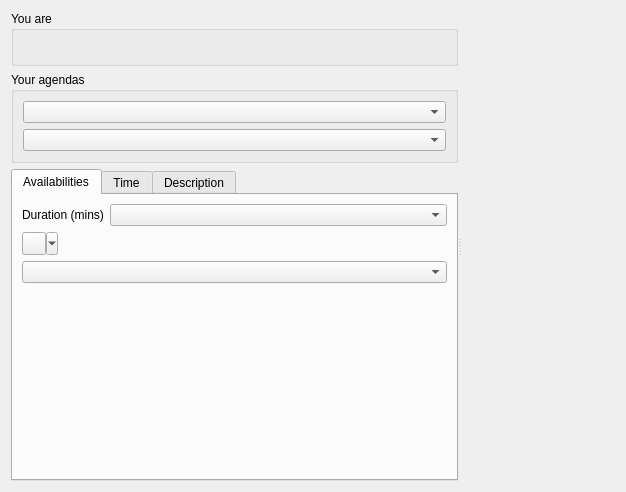
<?xml version="1.0" encoding="UTF-8"?>
<ui version="4.0">
 <class>Agenda::Internal::UserAgendasViewer</class>
 <widget class="QWidget" name="Agenda::Internal::UserAgendasViewer">
  <property name="geometry">
   <rect>
    <x>0</x>
    <y>0</y>
    <width>626</width>
    <height>492</height>
   </rect>
  </property>
  <property name="windowTitle">
   <string>Form</string>
  </property>
  <layout class="QGridLayout" name="gridLayout_3">
   <item row="0" column="0">
    <widget class="QSplitter" name="splitter">
     <property name="orientation">
      <enum>Qt::Horizontal</enum>
     </property>
     <widget class="QWidget" name="layoutWidget">
      <layout class="QVBoxLayout" name="leftVerticalLayout">
       <item>
        <widget class="QGroupBox" name="groupBox">
         <property name="title">
          <string>You are</string>
         </property>
         <layout class="QGridLayout" name="gridLayout">
          <item row="0" column="0">
           <widget class="QLabel" name="userNameLabel">
            <property name="font">
             <font>
              <weight>75</weight>
              <bold>true</bold>
             </font>
            </property>
            <property name="toolTip">
             <string notr="true"/>
            </property>
            <property name="wordWrap">
             <bool>true</bool>
            </property>
           </widget>
          </item>
         </layout>
        </widget>
       </item>
       <item>
        <widget class="QGroupBox" name="groupBox_2">
         <property name="title">
          <string>Your agendas</string>
         </property>
         <layout class="QGridLayout" name="gridLayout_2">
          <item row="0" column="0">
           <widget class="QComboBox" name="usersDelegatedCombo"/>
          </item>
          <item row="1" column="0">
           <widget class="QComboBox" name="availableAgendasCombo"/>
          </item>
         </layout>
        </widget>
       </item>
       <item>
        <widget class="QTabWidget" name="tabWidget">
         <property name="currentIndex">
          <number>0</number>
         </property>
         <widget class="QWidget" name="availTab">
          <attribute name="title">
           <string>Availabilities</string>
          </attribute>
          <layout class="QGridLayout" name="gridLayout_6">
           <item row="0" column="0">
            <widget class="QLabel" name="label_2">
             <property name="text">
              <string>Duration (mins)</string>
             </property>
            </widget>
           </item>
           <item row="0" column="1">
            <widget class="QComboBox" name="availDurationCombo"/>
           </item>
           <item row="1" column="0">
            <widget class="QToolButton" name="availButton">
             <property name="popupMode">
              <enum>QToolButton::MenuButtonPopup</enum>
             </property>
            </widget>
           </item>
           <item row="2" column="0" colspan="2">
            <widget class="QComboBox" name="nextAvailCombo"/>
           </item>
           <item row="3" column="0">
            <spacer name="verticalSpacer">
             <property name="orientation">
              <enum>Qt::Vertical</enum>
             </property>
             <property name="sizeHint" stdset="0">
              <size>
               <width>20</width>
               <height>40</height>
              </size>
             </property>
            </spacer>
           </item>
          </layout>
         </widget>
         <widget class="QWidget" name="timeTab">
          <attribute name="title">
           <string>Time</string>
          </attribute>
          <layout class="QGridLayout" name="gridLayout_5">
           <item row="0" column="0">
            <widget class="QLabel" name="label">
             <property name="text">
              <string>Default duration (in minutes)</string>
             </property>
            </widget>
           </item>
           <item row="0" column="1">
            <widget class="QLabel" name="durationLabel"/>
           </item>
           <item row="1" column="0">
            <widget class="QTreeView" name="availabilitiesView">
             <property name="editTriggers">
              <set>QAbstractItemView::NoEditTriggers</set>
             </property>
             <attribute name="headerVisible">
              <bool>false</bool>
             </attribute>
            </widget>
           </item>
          </layout>
         </widget>
         <widget class="QWidget" name="descriptionTab">
          <attribute name="title">
           <string>Description</string>
          </attribute>
          <layout class="QGridLayout" name="gridLayout_4">
           <item row="0" column="0">
            <widget class="QTextBrowser" name="description"/>
           </item>
          </layout>
         </widget>
        </widget>
       </item>
      </layout>
     </widget>
     <widget class="Calendar::CalendarWidget" name="calendarViewer" native="true"/>
    </widget>
   </item>
  </layout>
 </widget>
 <customwidgets>
  <customwidget>
   <class>Calendar::CalendarWidget</class>
   <extends>QWidget</extends>
   <header location="global">calendar/calendar_widget.h</header>
   <container>1</container>
  </customwidget>
 </customwidgets>
 <resources/>
 <connections/>
</ui>
